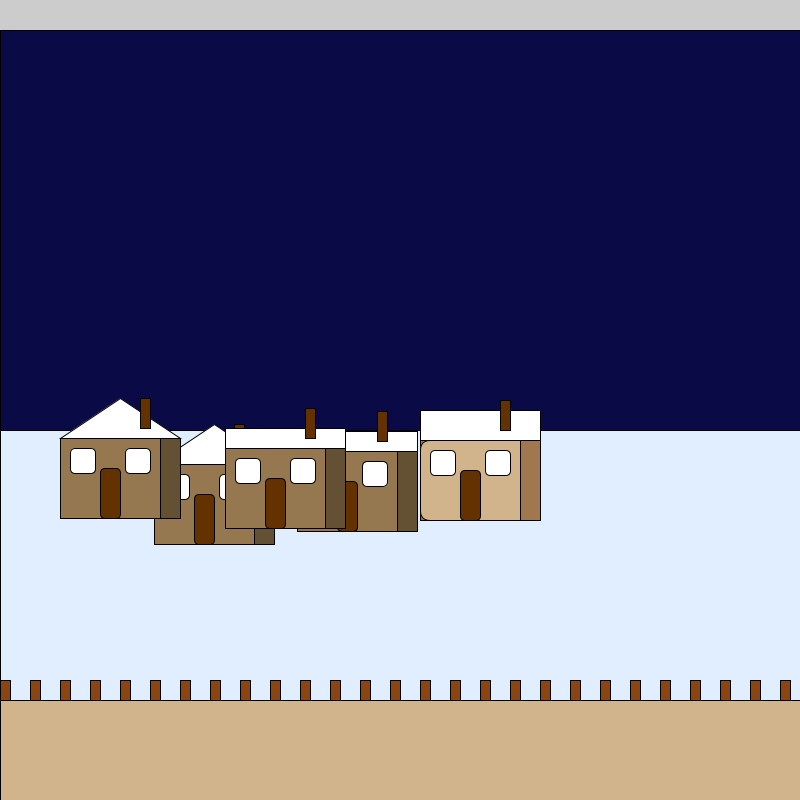
Frame 1 (no input)
Frame 60 (the mouse pressed at the canvas centre just before this capture): identical to frame 1, image omitted
Frame 120 (the mouse held since frame 60 and released just before this capture): identical to frame 1, image omitted

The Processing sketch that drew this single still picture (run headless with seeded random() and noise(); from frame 60 on, the mouse is pressed at the canvas centre):

// Processing sketch: functionPractice
// ── functionPractice.pde
int numHouses = 5; 
House[] houses = new House[numHouses];  
float baseY = 450; 
float yOffset = 20; 

void setup() {
  size(800, 800);
  drawBackground(); 
  drawHouses(); 
}

void draw() {
}

void mousePressed() {
  drawBackground(); 
  drawHouses(); 
}

void drawBackground() {
  fill(224, 238, 255); 
  rect(0, height / 2 + 30, width, height / 2); 

  fill(10, 10, 70); 
  rect(0, 30, width, height / 2); 
  
  fill(139, 69, 19); 
  for (int i = 0; i < width; i += 30) {
    rect(i, height / 2 + 280, 10, 20); 
  }
 
  fill(210, 180, 140); 
  rect(0, height / 2 + 300, width, height / 2 - 10); 
}

void drawHouses() {
  for (int i = 0; i < numHouses; i++) {
    float randomX = random(width - 150); 
    float randomY = baseY + random(-yOffset, yOffset); 
    houses[i] = new House(randomX, randomY);
    houses[i].display(); 
  }
}

class House {
  float x, y;

  House(float x, float y) {
    this.x = x;
    this.y = y;
  }

  void display() {
    fill(210, 180, 140); 
    rect(x, y, 120, 80, 10); 

    fill(150, 120, 80); 
    beginShape();
    vertex(x, y);
    vertex(x + 120, y);
    vertex(x + 100, y + 80);
    vertex(x, y + 80);
    endShape(CLOSE);

    fill(100, 80, 50); 
    beginShape();
    vertex(x + 120, y);
    vertex(x + 120, y + 80);
    vertex(x + 100, y + 80);
    vertex(x + 100, y);
    endShape(CLOSE); 

    int roofType = (int) random(3); 
    if (roofType == 0) {
      fill(255); 
      beginShape();
      vertex(x, y);
      vertex(x + 60, y - 40); 
      vertex(x + 120, y);
      endShape(CLOSE);
    } else if (roofType == 1) {
      fill(255); 
      rect(x, y - 20, 120, 20); 
    } else {
      fill(255); 
      rect(x, y - 30, 120, 30); 

      fill(210, 180, 140); 
      rect(x, y, 120, 80, 10); 

      fill(160, 120, 80); 
      beginShape();
      vertex(x + 120, y);
      vertex(x + 120, y + 80);
      vertex(x + 100, y + 80);
      vertex(x + 100, y);
      endShape(CLOSE); 
    }

    fill(100, 50, 0); 
    rect(x + 80, y - 40, 10, 30); 

    fill(100, 50, 0);
    rect(x + 40, y + 30, 20, 50, 5); 

    fill(255);
    rect(x + 10, y + 10, 25, 25, 5); 
    rect(x + 65, y + 10, 25, 25, 5); 
  }
}
